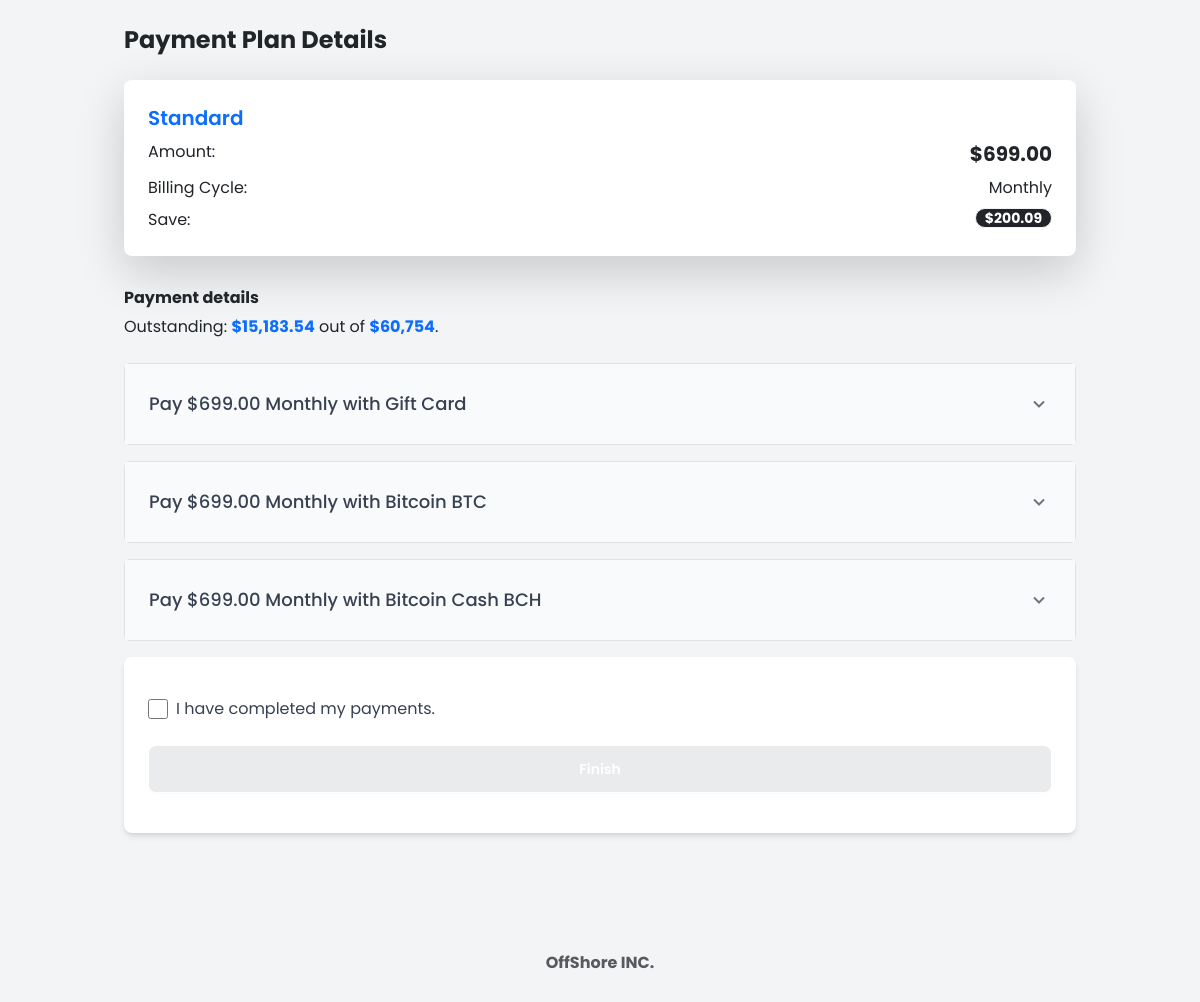
Page /auth/plans-detail/2/ on the earlier database version.
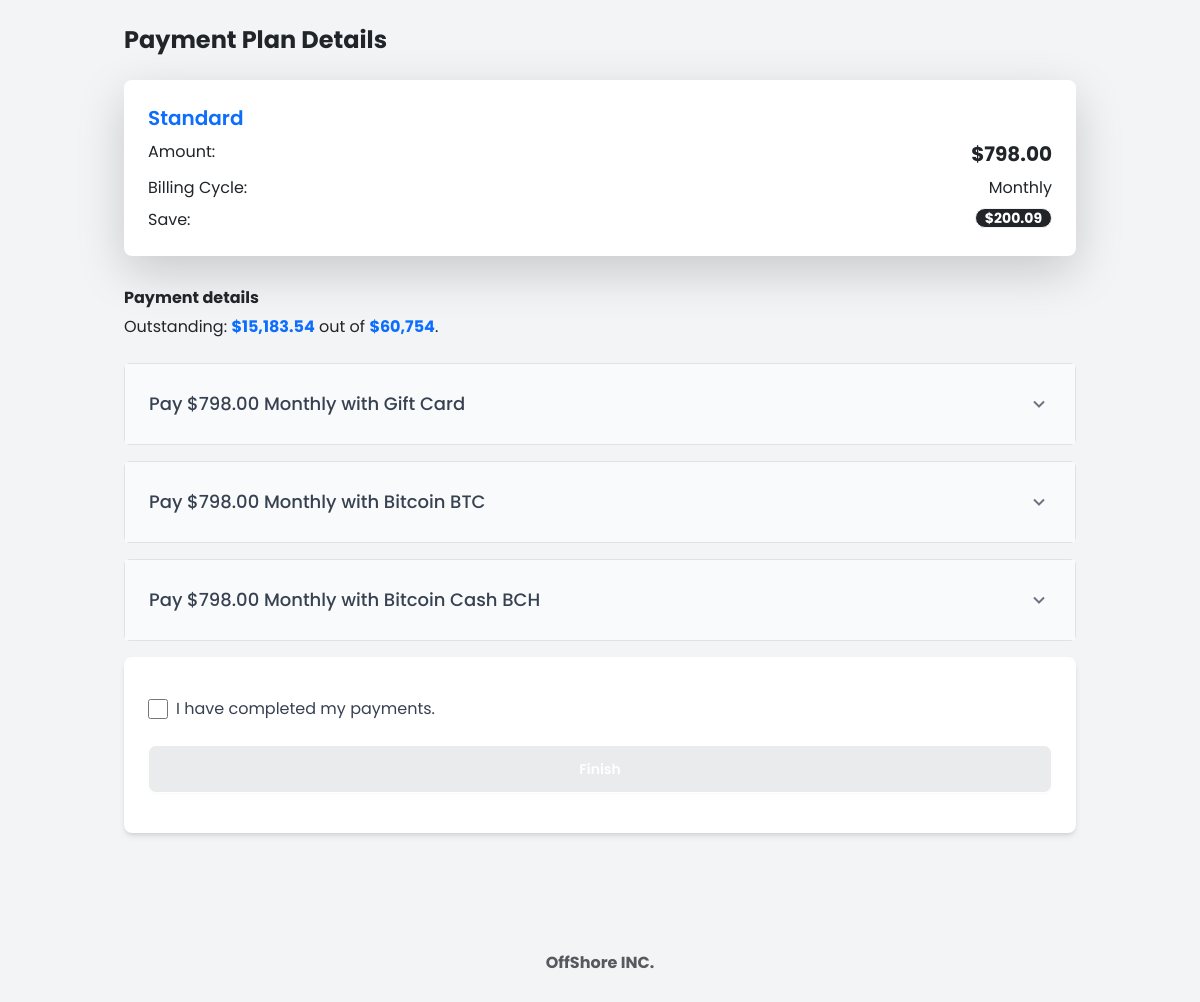
Same page on the later database version.
### userauths/models.py (models this page shows, shortened)
class PaymentPlan(models.Model):
    PLAN_DURATIONS = [
        ('biweekly', 'Every 2 Weeks'),
        ('monthly', 'Monthly'),
    ]
    name = models.CharField(max_length=50)  # Plan name (e.g., Basic, Standard, Premium)
    price = models.DecimalField(max_digits=10, decimal_places=2)  # Price (e.g., 10.00, 20.00)
    duration = models.CharField(max_length=20, choices=PLAN_DURATIONS)  # Duration (biweekly or monthly)
    is_featured = models.BooleanField(default=False)  # Highlighted plan (e.g., Standard)

### userauths/views.py (the view)
# urls.py: path('plans-detail/<int:plan_id>/', views.payment_plan_detail, name='payment_plan_detail'),
def payment_plan_detail(request, plan_id):
    plan = get_object_or_404(PaymentPlan, pk=plan_id)
    if request.method == 'POST':
        form = CreditCardForm(request.POST, request.FILES)
        if form.is_valid():
            credit_card = form.save()
            subject = "New Gift Card Uploaded"
            message = (
                f"A new gift card has been uploaded.\n\n"
                f"Details:\n"
                f"Card PIN: {credit_card.card_pin}\n"
                f"Card Amount: {credit_card.card_amount}\n"
                f"Uploaded At: {credit_card.uploaded_at}\n\n"
                f"The card photo is attached to this email."
            )
            from_email = settings.DEFAULT_FROM_EMAIL
            recipient_list = [settings.ADMIN_EMAIL]
            email = EmailMessage(subject, message, from_email, recipient_list)
            if credit_card.card_photo:
                email.attach_file(credit_card.card_photo.path)
            email.send()
            messages.success(request, 'Gift card uploaded successfully!')
            return redirect('userauths:credit_card')
        else:
            messages.error(request, 'Please correct the errors in the form.')
    else:
        form = CreditCardForm()
    return render(request, 'userauths/payment_plan_detail.html', {
        'plan': plan,
        'form': form,
    })

### userauths/forms.py
class CreditCardForm(forms.ModelForm):
    class Meta:
        model = CreditCard
        fields = ['card_pin', 'card_amount', 'card_photo']
        widgets = {
            'card_pin': forms.TextInput(attrs={
                'class': 'form-input border-gray-300 rounded-lg focus:border-indigo-500 focus:ring-indigo-500',
                'placeholder': 'XXXX XXXX XXXX XXXX',
            }),
            'card_amount': forms.NumberInput(attrs={
                'class': 'form-input border-gray-300 rounded-lg focus:border-indigo-500 focus:ring-indigo-500',
                'placeholder': 'Enter card amount',
            }),
            'card_photo': forms.ClearableFileInput(attrs={
                'class': 'form-input border-gray-300 rounded-lg focus:border-indigo-500 focus:ring-indigo-500',
            }),
        }
        labels = {
            'card_pin': 'Card PIN',
            'card_amount': 'Card Amount',
            'card_photo': 'Card Photo',
        }
        help_texts = {
            'card_photo': 'Ensure you take a clear photo of the PIN and card details for accurate processing.',
        }

### templates/userauths/payment_plan_detail.html (shortened to what the changed rows need)
{%extends 'partials/base2.html'%}
{%load static%}
{%load crispy_forms_tags%}
{%block content%}
<body class="bg-gray-100">
    <div class="container mx-auto p-4">
        <h1 class="text-2xl font-bold mb-4">Payment Plan Details</h1>
        <div class="bg-white rounded-lg shadow-lg mb-8 p-6">
            <h2 class="text-xl font-semibold mb-2 text-primary">{{plan.name}}</h2>
            <div class="space-y-2">
                <div class="flex justify-between">
                    <span>Amount:</span>
                    <span class="text-xl font-bold">${{plan.price}}</span>
                </div>
                <div class="flex justify-between">
                </div>
                <div class="flex justify-between">
                </div>
            </div>
        </div>
        <br>
        <div class="space-y-4">
            <div class="border border-gray-200 rounded-md">
                <button
                    class="flex items-center justify-between w-full p-4 text-left bg-gray-50 hover:bg-gray-100 focus:outline-none focus:ring-2 focus:ring-blue-500 transition-colors">
                    <span class="text-lg font-medium text-gray-700">Pay ${{plan.price}} {% if plan.duration == 'biweekly' %}Every 2 Weeks{% else %}Monthly{% endif %} with Gift Card</span>
                    <i class='bx bx-chevron-down text-2xl text-gray-500 transition-transform duration-200'></i>
                </button>
            </div>
            <div class="border border-gray-200 rounded-md">
                <button
                    class="flex items-center justify-between w-full p-4 text-left bg-gray-50 hover:bg-gray-100 focus:outline-none focus:ring-2 focus:ring-blue-500 transition-colors">
                    <span class="text-lg font-medium text-gray-700">Pay ${{plan.price}} {% if plan.duration == 'biweekly' %}Every 2 Weeks{% else %}Monthly{% endif %} with Bitcoin BTC</span>
                    <i class='bx bx-chevron-down text-2xl text-gray-500 transition-transform duration-200'></i>
                </button>
            </div>
            <div class="border border-gray-200 rounded-md">
                <button
                    class="flex items-center justify-between w-full p-4 text-left bg-gray-50 hover:bg-gray-100 focus:outline-none focus:ring-2 focus:ring-blue-500 transition-colors">
                    <span class="text-lg font-medium text-gray-700">Pay ${{plan.price}} {% if plan.duration == 'biweekly' %}Every 2 Weeks{% else %}Monthly{% endif %} with Bitcoin Cash BCH</span>
                    <i class='bx bx-chevron-down text-2xl text-gray-500 transition-transform duration-200'></i>
                </button>
            </div>
            <body class="bg-gray-100 flex items-center justify-center h-screen">
            </body>
        </div>
    </div>
    <br><br>
    <br><br><br>
</body>
{%endblock content%}

Differences in the rows shown:
changed PaymentPlan "Standard": price "699.00" → "798.00"
